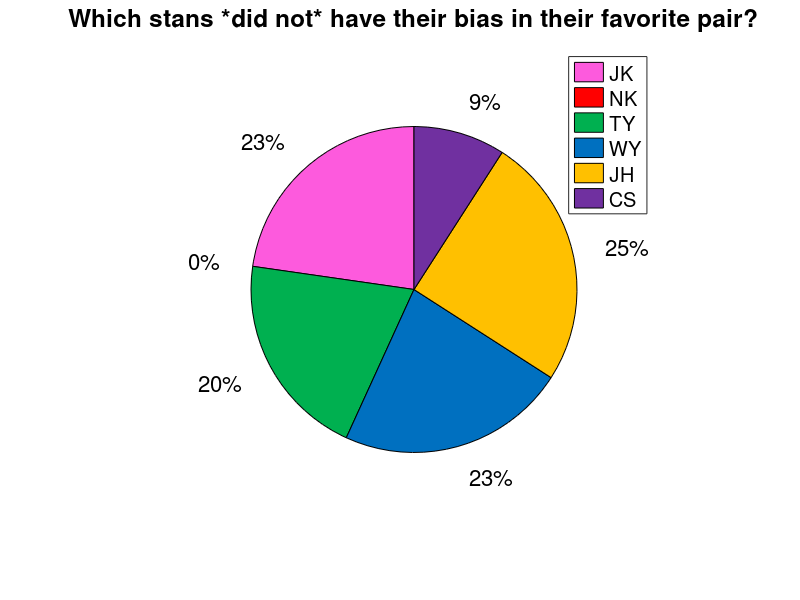

Recreate this plot in MATLAB. (Note: this script raises an error after producing the figure.)
%%%%%%%%%%%%%%%%%%%%%%%%%%%%%%%%%%%%%%%%%%%%%%%%%%%%%%%%%%%%%%%%
% Project: Bias-Pair Relationship
% Codes by @2PMGeek
%%%%%%%%%%%%%%%%%%%%%%%%%%%%%%%%%%%%%%%%%%%%%%%%%%%%%%%%%%%%%%%%

clearvars
close all
addpath('0library')
save_fig = 1;
if ~exist('figure', 'dir') && save_fig
    mkdir('figure')
end

%%%%%%%%%%%%%%%%%%%%%%%%%%%%%%%%%%%%%%%%%%%%%%%%%%%%%%%%%%%%%%%%
%% Labels and Data
PM = {'JK', 'NK', 'TY', 'WY',  'JH', 'CS'};

% Matrix for Member Colors
PMcol = [253/255, 90/255, 221/255;
    1, 0, 0;
    0, 176/255, 80/255;
    0, 112/255, 192/255;
    1, 192/255, 0;
    112/255, 48/255, 160/255];

% Data Matrix : Pair-partner Given Bias
% Row: pair-partner
% Col: bias
ppb = [0	2	4	5	19	1
    9	0	39	21	1	1
    6	19	0	24	3	9
    7	3	17	0	32	4
    13	0	12	11	0	17
    8	0	11	7	53	0];

ppb_raw = [0	2	4	5	19	1
    9	0	39	21	1	1
    6	19	0	51	3	9
    7	3	17	0	32	4
    21	0	12	11	0	17
    8	0	11	7	53	0];

% Data Vector : Bias not in Pair Given Bias
pnp = [10
    0
    9
    10
    11
    4];

% % Data Matrix : Bias Given Pair
% Row: pair
% Jun. K - Nichkhun
% Jun. K - Taecyeon
% Jun. K - Wooyoung
% Jun. K - Junho
% Jun. K - Chansung
% Nichkhun - Taecyeon
% Nichkhun - Wooyoung
% Nichkhun - Junho
% Nichkhun - Chansung
% Taecyeon - Wooyoung
% Taecyeon - Junho
% Taecyeon - Chansung
% Wooyoung - Junho
% Wooyoung - Chansung
% Junho - Chansung
% Col: bias
prb = [9	2	1	2	5	1
    6	0	4	0	0	1
    7	0	0	5	0	0
    13	0	0	0	19	0
    8	0	0	0	0	1
    0	19	39	2	4	1
    2	3	3	21	0	0
    0	0	0	0	1	0
    0	0	0	0	0	1
    0	0	17	24	0	0
    0	0	12	0	3	0
    1	0	11	0	1	9
    2	0	1	11	32	1
    0	0	1	7	1	4
    5	0	3	6	53	17];
% generate vector containing members of pairs
prb_unit = zeros(15,2);
mr = 0;
for mi = 1:6
    for mj = 1:6
        if mi < mj
            mr = mr + 1;
            prb_unit(mr,1) = mi;
            prb_unit(mr,2) = mj;
        end
    end
end
%%%%%%%%%%%%%%%%%%%%%%%%%%%%%%%%%%%%%%%%%%%%%%%%%%%%%%%%%%%%%%%%

%%%%%%%%%%%%%%%%%%%%%%%%%%%%%%%%%%%%%%%%%%%%%%%%%%%%%%%%%%%%%%%%
%% Plot Matrices
% plots for bias not in pair data
figure
dt = pnp;
pcol = PMcol;
h = pie(dt);
colormap(pcol)
title('Which stans *did not* have their bias in their favorite pair?')%,...
set(gca, 'FontSize', 16)
set(findobj(h,'type','text'),'fontsize',16)
lg = legend(PM);
lg.Location = 'south outside';
lg.NumColumns = 3;
lg.Box = 'off';
th = findobj(h,'Type','Text'); % text handles
isSmall = startsWith({th.String}, '0');  % r2016b or later
set(th(isSmall),'String', '')
if save_fig
    saveas(gcf, fullfile('figure', 'bias_out.png'))
end

% plots for conditional matrices
for si=1:6
    % plot Pair-partner Given Bias
    figure
    dt = [ppb(:, si); pnp(si)];
    dt(si) = [];
    pcol = [PMcol; 0.3,0.3,0.3];
    pcol(si,:) = [];
    PMl = strcat([PM{si}, '-'], PM);
    PMl(si) = [];
    PMl{end+1} = 'others';
    h = pie(dt);
    colormap(pcol)
    title(['If your bias is *', PM{si},...
        '*, then your favorite pair is...'])
    set(gca, 'FontSize', 16)
    set(findobj(h,'type','text'),'fontsize',16)
    lg = legend(PMl);
    lg.Location = 'south outside';
    lg.NumColumns = 3;
    lg.Box = 'off';
    th = findobj(h,'Type','Text');
    isSmall = startsWith({th.String}, '0');
    set(th(isSmall),'String', '')

    if save_fig
        saveas(gcf, fullfile('figure', [num2str(si),PM{si}, '.png']))
    end
end

% plot bias given pair
figure('Units', 'normalized', 'Position', [0.1300 0.1100 0.6506 0.6028]);
pli = 0;
for pri = 1:15
    pli = pli + 1;
    subplot(3,5,pli)
    dt = prb(pri,:);
    pcol = PMcol;
    h2 = pie(dt);
    colormap(gca, pcol)
    title([PM{prb_unit(pri,1)},'-',PM{prb_unit(pri,2)}],...
        'FontWeight', 'normal')
    set(gca, 'FontSize', 16)
    set(h2, 'LineStyle', 'none')
    delete(findobj(h2,'Type','text'))
    h_arr = get(gca, 'Children');
    set(h_arr(7-prb_unit(pri,1)), 'FaceAlpha', 0.25);
    set(h_arr(7-prb_unit(pri,2)), 'FaceAlpha', 0.25);
    sgtitle('Which stans chose ... as their favorite pair?',...
        'FontSize', 24, 'FontWeight', 'bold')
end
if save_fig
    saveas(gcf, fullfile('figure', 'pair.png'))
end
%%%%%%%%%%%%%%%%%%%%%%%%%%%%%%%%%%%%%%%%%%%%%%%%%%%%%%%%%%%%%%%%